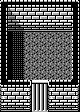

Tiled map render using the project's own tile images. Description and the whole map definition, tile-layer contents included, below:
An orthogonal 5x7 tile map with 16x16 px tiles, 1 tile layer (Tile Layer 1).

<map version="1.10" tiledversion="1.11.2" orientation="orthogonal" renderorder="right-down" width="5" height="7" tilewidth="16" tileheight="16" infinite="0" nextlayerid="2" nextobjectid="1">
 <tileset firstgid="1" source="buildings.tsx" />
 <layer id="1" name="Tile Layer 1" width="5" height="7">
  <data encoding="csv">
    150,129,129,129,151,152,146,130,130,153,148,55,54,54,158,148,55,54,54,158,148,55,54,54,158,154,138,242,137,155,139,140,243,139,140
  </data>
 </layer>
</map>
